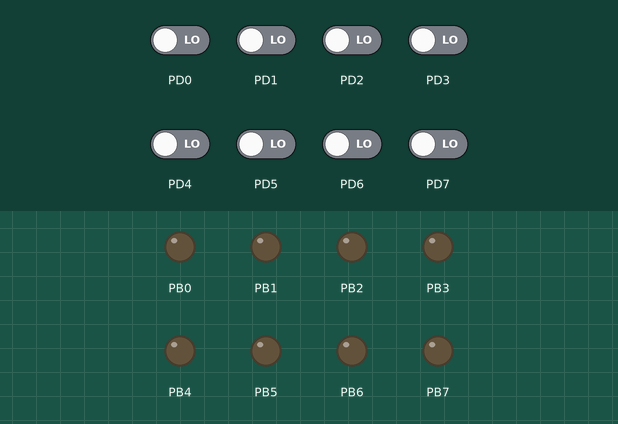
Simulated run of this program. Board: ATmega32, built with avr-gcc and emulated at 8 MHz. Shown: output pins drawn as LEDs (lit = HIGH). The test bench sets the inputs (shaded band); at power-on: PD0–7 LOW.

Above: at 0.02 s.
At 1.42 s:
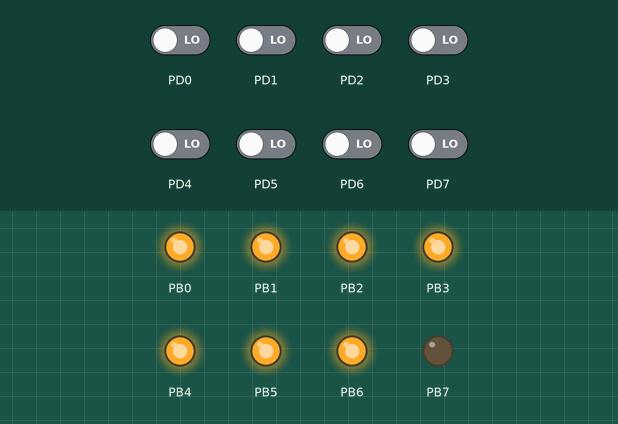
At 2.85 s:
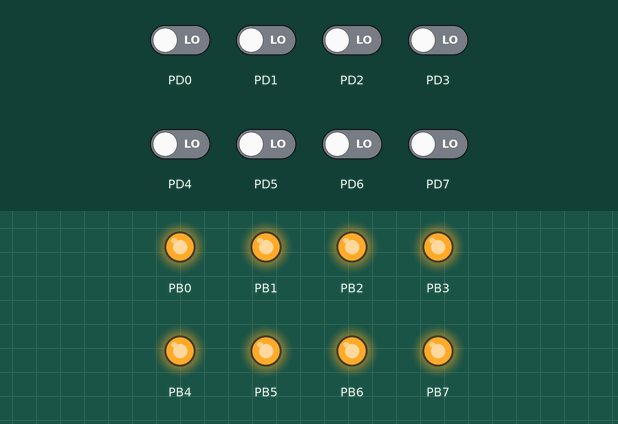
Timing chart, 0 to 3.1 s (numbered marks = the images above):
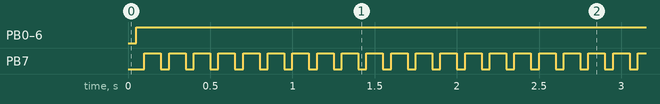

Measured:
- by itself, PB0–6: LOW → HIGH at 0.05 s
- by itself, PB7: alternates HIGH for 0.10 s and LOW for 0.05 s

The program:

main.c
```c
#include <avr/io.h>
#define F_CPU 8000000UL
#include <util/delay.h>

unsigned char checkPress() {
	for (unsigned char i = 0; i<8; i++) {
		if (~PIND & (1 << i)) {
			_delay_ms(50);
			if (~PIND & (1 << i)){
				return 1;
			}
		}
	}
	return 0;
}

int main(void){
	/*
	// Task 0: Display port B LEDs one by one from right to left. Each LED has 1 second, it blinks 5 times
	DDRB = 0xFF;

	unsigned char i = 0;

	while(1) {
		for (unsigned char j = 0; j<5; j++) {
			PORTB = ~(0x00 | (0x01 << i));
			_delay_ms(100);
			PORTB = 0xff;
			_delay_ms(100);
		}
		i = (i+1)%8;
	}
	*/

	/*
	// Task 1: Display port B LEDs from center to edges, i.e., they should be turned on in this order: xxxooxxx, xxoxxoxx, xoxxxxox, oxxxxxxo, and repeat.
	DDRB = 0xFF;

	while(1) {
		for (unsigned char i = 0; i<4; i++) {
			PORTB = ~(0x00 | (0x10 << i) | (0x08 >> i));
			_delay_ms(1000);
		}
	}
	*/

	/*
	// Task 2: Use both port A and B as output port, and flush the 16 LEDs from	left to right with an interval of 200ms of each LED.
	DDRA = 0xff;
	DDRB = 0xFF;

	while(1) {
		for (unsigned int i = 0; i<16; i++) {
			if (i<8) {
				PORTB = 0xff;
				PORTA = ~(0x00 | (1 << i));
			} else {
				PORTA = 0xff;
				PORTB = ~(0x00 | (1 << (i-8)));
			}
			_delay_ms(200);
		}
	}
	*/

	/*
	// Task 3: Improve task 2 by acceleration. It means the interval between LEDs is getting smaller and smaller. The first interval is 1000ms, the next is 950, then 900, …
	DDRA = 0xff;
	DDRB = 0xFF;

	while(1) {
		uint32_t delay = 1000;

		for (unsigned char i = 0; i<16; i++) {
			if (i<8) {
				PORTB = 0xff;
				PORTA = ~(0x00 | (1 << i));
				} else {
				PORTA = 0xff;
				PORTB = ~(0x00 | (1 << (i-8)));
			}

			for (uint32_t j = 0; j<delay; j++) {
				_delay_ms(1);
			}

			delay -=50;
		}
	}
	*/

	/*
	// Task 4: Use Port B to control LEDs, use Port D as button input ports. Let each button controls 1 LED: when PD7 is pressed, it will toggle LED on	PB7. The program starts with all LEDs are OFF
	DDRB = 0xff;
	DDRD = 0x00;

	while(1) {
		unsigned char input = 0x00;

		for (unsigned char i=0; i<8; i++) {
			if (~PIND & (1 << i)) {
				_delay_ms(50);
				if (~PIND & (1 << i)) input | (1 << i);
			}
		}

		PORTB = ~input;

	}
	*/

	// Task 5: Use Port B to control LEDs, and Port D as button inputs. When program starts, it blinks PB7 at 0.1Hz. When any button(s) is/are pressed, the program blinks PB7 at 10Hz
	DDRB = 0xff;
	DDRD = 0x00;
	unsigned char isPressed = 0;

	while(1) {
		isPressed = checkPress();

		if (isPressed == 0) {
			PORTB = 0x7F;
			for (uint32_t i = 0; i<5000; i++) {
				isPressed = checkPress();
				if (isPressed == 1) {
					break;
				}
				_delay_ms(1);
			}
			if (isPressed == 1) continue;;

			PORTB = 0xFF;
			for (uint32_t i = 0; i<5000; i++) {
				isPressed = checkPress();
				if (isPressed == 1) {
					break;
				}
				_delay_ms(1);
			}
			if (isPressed ==1) continue;;
		} else {
			PORTB = 0x7F;
			_delay_ms(50);
			PORTB = 0xFF;
			_delay_ms(50);
		}
	}
}
```
